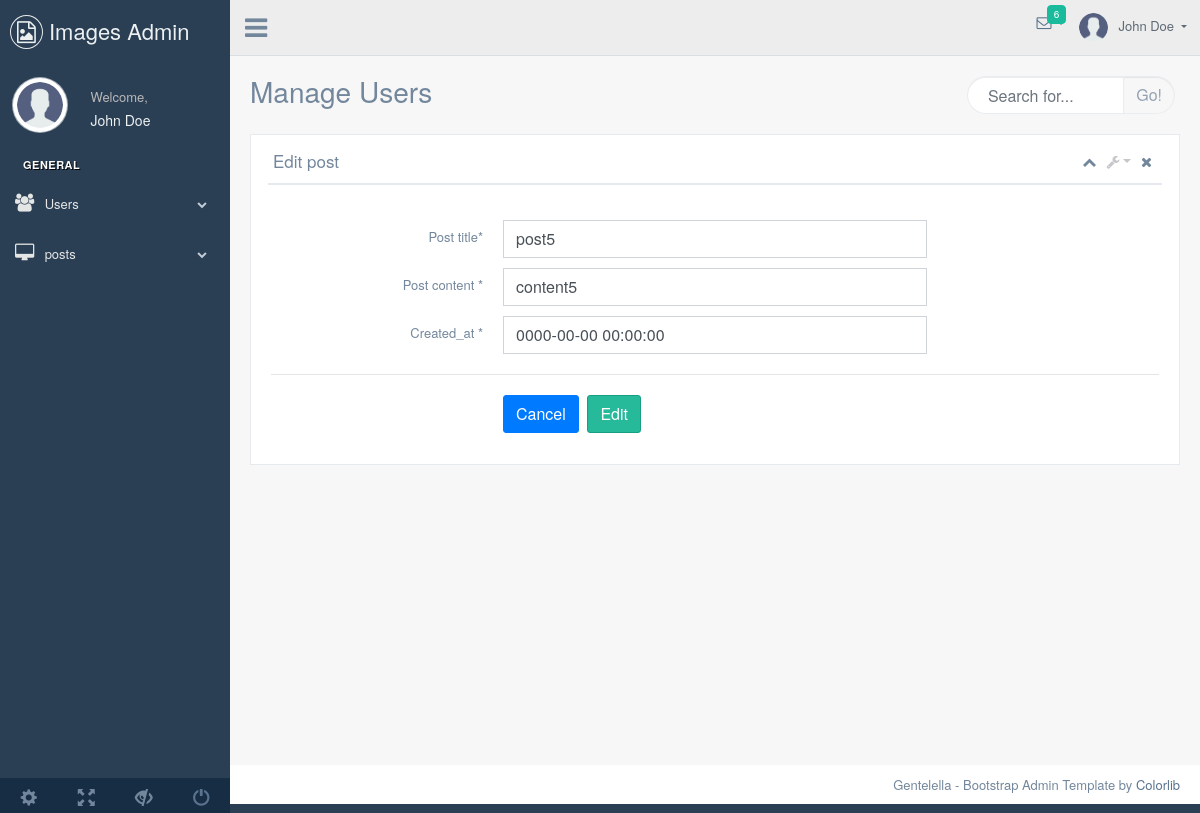
The page /admin/editpost.php?id=5 on the database its author committed.
### tables this page shows
CREATE TABLE `posts` (
  `id` int(11) NOT NULL,
  `title` varchar(255) NOT NULL,
  `content` text DEFAULT NULL,
  `created_at` timestamp NOT NULL DEFAULT current_timestamp()
);

### admin/editpost.php (the view, shortened to what this page needs)
<?php
include('./connectToDb.php');
if (isset($_GET['id'])) {
    $post_id = $_GET['id'];
    $sql = "SELECT * FROM posts WHERE id = ?";
    $stmt = $connect->prepare($sql);
    $stmt->execute([$post_id]);
    $post = $stmt->fetch(PDO::FETCH_ASSOC);
} else {
    echo "Post ID not provided.";
    exit();
}
?>
<!DOCTYPE html>
<html lang="en">
  <head>
	<link href="vendors/bootstrap/dist/css/bootstrap.min.css" rel="stylesheet">
	<link href="vendors/font-awesome/css/font-awesome.min.css" rel="stylesheet">
	<link href="vendors/nprogress/nprogress.css" rel="stylesheet">
	<link href="vendors/iCheck/skins/flat/green.css" rel="stylesheet">
	<link href="vendors/google-code-prettify/bin/prettify.min.css" rel="stylesheet">
	<link href="vendors/select2/dist/css/select2.min.css" rel="stylesheet">
	<link href="vendors/switchery/dist/switchery.min.css" rel="stylesheet">
	<link href="vendors/starrr/dist/starrr.css" rel="stylesheet">
	<link href="vendors/bootstrap-daterangepicker/daterangepicker.css" rel="stylesheet">
	<link href="build/css/custom.min.css" rel="stylesheet">
</head>
<body class="nav-md">
	<div class="container body">
		<div class="main_container">
			<div class="col-md-3 left_col">
				<div class="left_col scroll-view">
					<div class="navbar nav_title" style="border: 0;">
						<a href="index.php" class="site_title"><i class="fa fa-file-image-o"></i> <span>Images Admin</span></a>
					</div>
					<div class="profile clearfix">
						<div class="profile_pic">
							<img src="images/user.png" alt="..." class="img-circle profile_img">
						</div>
						<div class="profile_info">
							<span>Welcome,</span>
							<h2>John Doe</h2>
						</div>
					</div>
					<br />
					<div id="sidebar-menu" class="main_menu_side hidden-print main_menu">
						<div class="menu_section">
							<h3>General</h3>
							<ul class="nav side-menu">
								<li><a><i class="fa fa-users"></i> Users <span class="fa fa-chevron-down"></span></a>
								</li>
								<li><a><i class="fa fa-desktop"></i> posts <span class="fa fa-chevron-down"></span></a>
								</li>
							</ul>
						</div>
					</div>
					<div class="sidebar-footer hidden-small">
						<a data-toggle="tooltip" data-placement="top" title="Settings">
							<span class="glyphicon glyphicon-cog" aria-hidden="true"></span>
						</a>
						<a data-toggle="tooltip" data-placement="top" title="FullScreen">
							<span class="glyphicon glyphicon-fullscreen" aria-hidden="true"></span>
						</a>
						<a data-toggle="tooltip" data-placement="top" title="Lock">
							<span class="glyphicon glyphicon-eye-close" aria-hidden="true"></span>
						</a>
						<a data-toggle="tooltip" data-placement="top" title="Logout" href="login.php">
							<span class="glyphicon glyphicon-off" aria-hidden="true"></span>
						</a>
					</div>
				</div>
			</div>
			<div class="top_nav">
				<div class="nav_menu">
					<div class="nav toggle">
						<a id="menu_toggle"><i class="fa fa-bars"></i></a>
					</div>
					<nav class="nav navbar-nav">
						<ul class=" navbar-right">
							<li class="nav-item dropdown open" style="padding-left: 15px;">
								<a href="javascript:;" class="user-profile dropdown-toggle" aria-haspopup="true" id="navbarDropdown" data-toggle="dropdown" aria-expanded="false">
									<img src="images/user.png" alt="">John Doe
								</a>
							</li>
							<li role="presentation" class="nav-item dropdown open">
								<a href="javascript:;" class="dropdown-toggle info-number" id="navbarDropdown1" data-toggle="dropdown" aria-expanded="false">
									<i class="fa fa-envelope-o"></i>
									<span class="badge bg-green">6</span>
								</a>
							</li>
						</ul>
					</nav>
				</div>
			</div>
			<div class="right_col" role="main">
				<div class="">
					<div class="page-title">
						<div class="title_left">
							<h3>Manage Users</h3>
						</div>
						<div class="title_right">
							<div class="col-md-5 col-sm-5  form-group pull-right top_search">
								<div class="input-group">
									<input type="text" class="form-control" placeholder="Search for...">
									<span class="input-group-btn">
										<button class="btn btn-default" type="button">Go!</button>
									</span>
								</div>
							</div>
						</div>
					</div>
					<div class="clearfix"></div>
					<div class="row">
						<div class="col-md-12 col-sm-12 ">
							<div class="x_panel">
								<div class="x_title">
									<h2>Edit post</h2>
									<ul class="nav navbar-right panel_toolbox">
										<li><a class="collapse-link"><i class="fa fa-chevron-up"></i></a>
										</li>
										<li class="dropdown">
											<a href="#" class="dropdown-toggle" data-toggle="dropdown" role="button" aria-haspopup="true" aria-expanded="false"><i class="fa fa-wrench"></i></a>
										</li>
										<li><a class="close-link"><i class="fa fa-close"></i></a>
										</li>
									</ul>
									<div class="clearfix"></div>
								</div>
								<div class="x_content">
									<br />
									<form id="demo-form2" data-parsley-validate class="form-horizontal form-label-left" method="post">
										<div class="item form-group">
											<label class="col-form-label col-md-3 col-sm-3 label-align" for="first-name">Post title<span class="required">*</span>
											</label>
											<div class="col-md-6 col-sm-6 ">
												<input type="text" id="first-name" required="required" class="form-control" name="title" value="<?php echo $post['title']; ?>">
											</div>
										</div>
										<div class="item form-group">
											<label class="col-form-label col-md-3 col-sm-3 label-align" for="username">Post content <span class="required">*</span>
											</label>
											<div class="col-md-6 col-sm-6 ">
												<input type="text" id="user-name" name="content" required="required" class="form-control" value= "<?php echo $post['content']; ?>">
											</div>
										</div>
										<div class="item form-group">
											<label for="email" class="col-form-label col-md-3 col-sm-3 label-align">Created_at <span class="required">*</span></label>
											<div class="col-md-6 col-sm-6 ">
												<input id="email" class="form-control" type="text" name="created_at" required="required" value="<?php echo $post['created_at']; ?>">
											</div>
										</div>
										<div class="ln_solid"></div>
										<div class="item form-group">
											<div class="col-md-6 col-sm-6 offset-md-3">
												<input class="btn btn-primary" type="reset" name="cancel" value="Cancel">
												<button type="submit" name="submit" class="btn btn-success">Edit</button>
											</div>
										</div>
									</form>
								</div>
							</div>
						</div>
					</div>
				</div>
			</div>
			<footer>
				<div class="pull-right">
					Gentelella - Bootstrap Admin Template by <a href="https://colorlib.com">Colorlib</a>
				</div>
				<div class="clearfix"></div>
			</footer>
		</div>
	</div>
</body></html>

### rows shown on the page
posts: title "post5", content "content5", created_at "0000-00-00 00:00:00"
